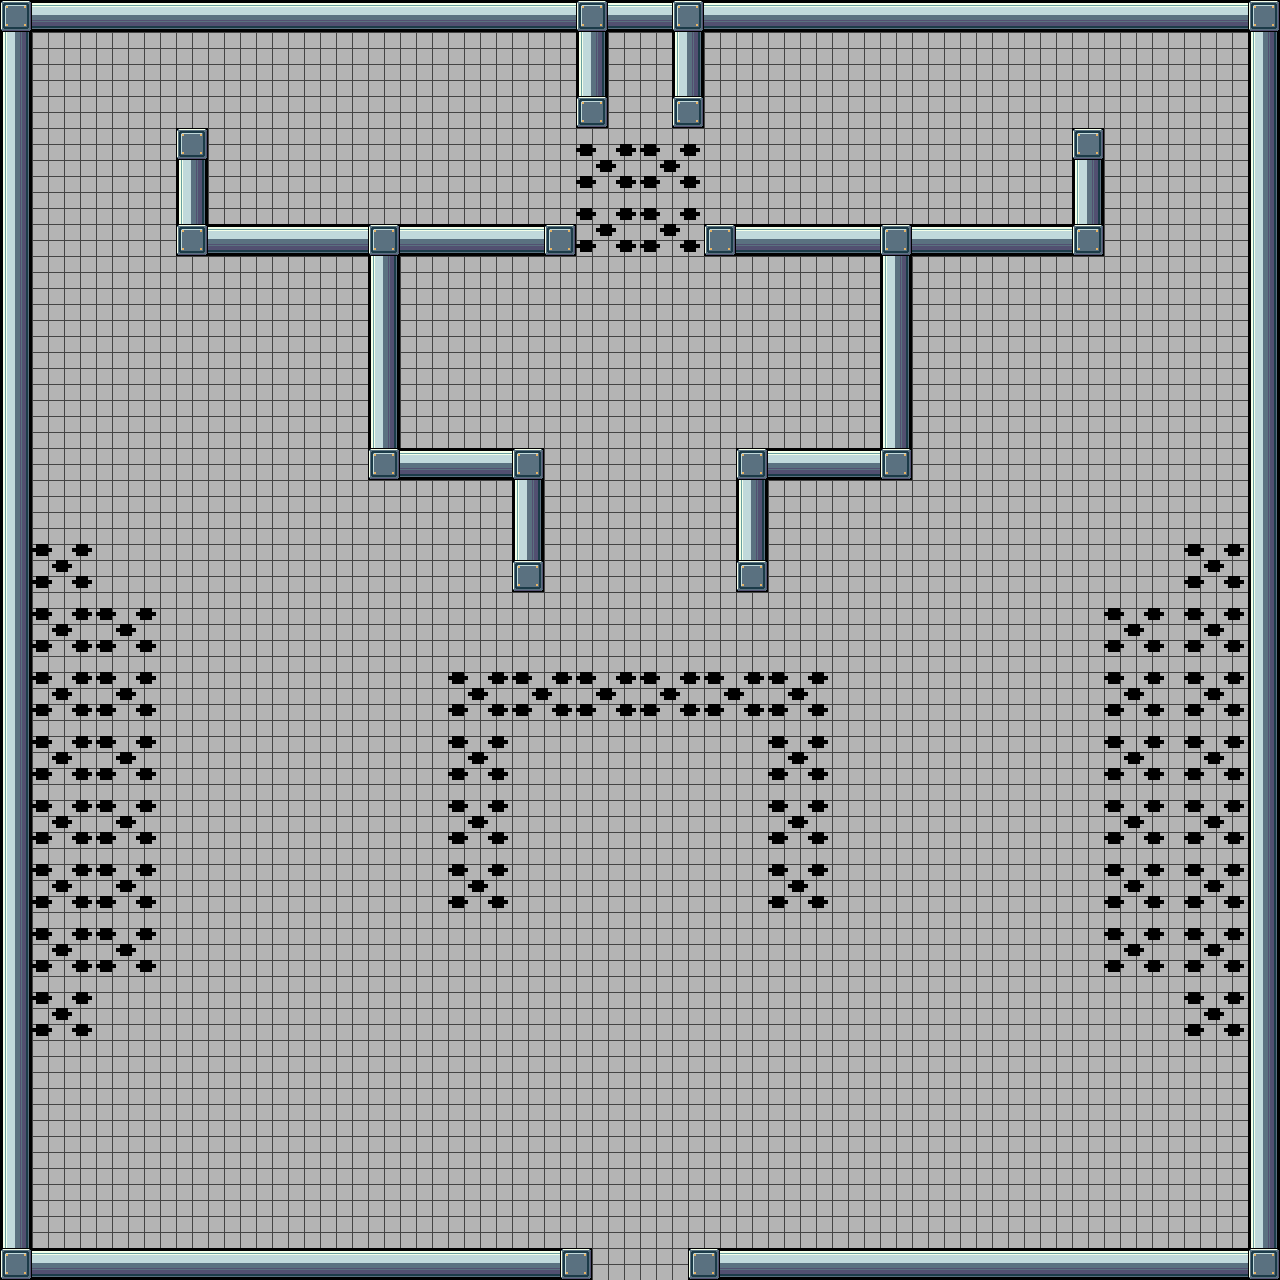

This game map was drawn from its Tiled (.tmx) file and the tilesets committed beside it. A one-line description and the trimmed map source follow:
An orthogonal 80x80 tile map with 16x16 px tiles, 2 tile layers (background, spikes), 3 tilesets and 32 objects (12x zone_a4, 7x static_jellyfish_enemy, 2x switch, 2x Weapon, exit_area, ...).

<map version="1.8" tiledversion="1.8.2" orientation="orthogonal" renderorder="right-down" width="80" height="80" tilewidth="16" tileheight="16" infinite="0" nextlayerid="21" nextobjectid="109">
 <tileset firstgid="1" source="hackceler_test.tsx" />
 <tileset firstgid="121" source="../levels/water/water_tileset.tsx" />
 <tileset firstgid="1321" source="../objects/spikes.tsx" />
 <layer id="1" name="background" width="80" height="80">
  <data>[6400 cells, 6400 non-empty, 7 distinct tile ids]</data>
 </layer>
 <layer id="20" name="spikes" width="80" height="80">
  <properties>
   <property name="rng" type="bool" value="false" />
  </properties>
  <data>[6400 cells, 44 non-empty, 1 distinct tile ids]</data>
 </layer>
 <objectgroup id="5" name="Interactions">
  <object id="44" name="exit_area" x="560" y="1280" width="160" height="32" />
 </objectgroup>
 <objectgroup id="4" name="walls">
  <object id="51" name="zone_a6" x="0" y="0" width="1280" height="32" />
  <object id="50" name="zone_a4" x="176" y="224" width="400" height="32" />
  <object id="45" name="zone_a3" x="1248" y="32" width="32" height="1216" />
  <object id="17" name="zone_a2" x="0" y="32" width="32" height="1216" />
  <object id="41" name="zone_a1" x="0" y="1248" width="592" height="32" />
  <object id="79" name="zone_a4" x="672" y="32" width="32" height="96" />
  <object id="80" name="zone_a4" x="576" y="32" width="32" height="96" />
  <object id="83" name="zone_a5" x="688" y="1248" width="592" height="32" />
  <object id="94" name="zone_a4" x="1072" y="128" width="32" height="128" />
  <object id="95" name="zone_a4" x="176" y="128" width="32" height="128" />
  <object id="99" name="zone_a4" x="368" y="256" width="32" height="224" />
  <object id="100" name="zone_a4" x="880" y="256" width="32" height="224" />
  <object id="101" name="zone_a4" x="400" y="448" width="144" height="32" />
  <object id="102" name="zone_a4" x="736" y="448" width="144" height="32" />
  <object id="103" name="zone_a4" x="512" y="480" width="32" height="112" />
  <object id="104" name="zone_a4" x="736" y="480" width="32" height="112" />
  <object id="106" name="zone_a4" x="704" y="224" width="400" height="32" />
  <object id="107" name="switch" x="864" y="960">
   <properties>
    <property name="respawn" type="bool" value="true" />
   </properties>
   <point />
  </object>
  <object id="108" name="switch" x="640" y="352">
   <properties>
    <property name="respawn" type="bool" value="true" />
   </properties>
   <point />
  </object>
 </objectgroup>
 <objectgroup id="3" name="Player" offsetx="0" offsety="-16">
  <object id="4" name="Player" type="Player" x="640" y="1232">
   <point />
  </object>
  <object id="73" name="speed_tile" x="416" y="976">
   <point />
  </object>
  <object id="81" name="Weapon" x="800" y="192">
   <properties>
    <property name="collectable" type="bool" value="true" />
    <property name="type" value="cannon" />
   </properties>
   <point />
  </object>
  <object id="82" name="static_jellyfish_enemy" x="544" y="768">
   <properties>
    <property name="respawn" type="bool" value="true" />
    <property name="walk_data" value="S120,E192,N120,W192" />
   </properties>
   <point />
  </object>
  <object id="89" name="Weapon" x="480" y="192">
   <properties>
    <property name="collectable" type="bool" value="true" />
    <property name="type" value="gun" />
   </properties>
   <point />
  </object>
  <object id="90" name="static_jellyfish_enemy" x="64" y="352">
   <properties>
    <property name="respawn" type="bool" value="true" />
   </properties>
   <point />
  </object>
  <object id="91" name="static_jellyfish_enemy" x="160" y="352">
   <properties>
    <property name="respawn" type="bool" value="true" />
   </properties>
   <point />
  </object>
  <object id="92" name="static_jellyfish_enemy" x="1120" y="352">
   <properties>
    <property name="respawn" type="bool" value="true" />
   </properties>
   <point />
  </object>
  <object id="93" name="static_jellyfish_enemy" x="1216" y="352">
   <properties>
    <property name="respawn" type="bool" value="true" />
   </properties>
   <point />
  </object>
  <object id="97" name="static_jellyfish_enemy" x="464" y="400">
   <properties>
    <property name="respawn" type="bool" value="true" />
   </properties>
   <point />
  </object>
  <object id="98" name="static_jellyfish_enemy" x="816" y="400">
   <properties>
    <property name="respawn" type="bool" value="true" />
   </properties>
   <point />
  </object>
  <object id="105" name="item_boots" x="640" y="192">
   <properties>
    <property name="display_name" value="Boots" />
    <property name="wearable" type="bool" value="true" />
   </properties>
   <point />
  </object>
 </objectgroup>
</map>
